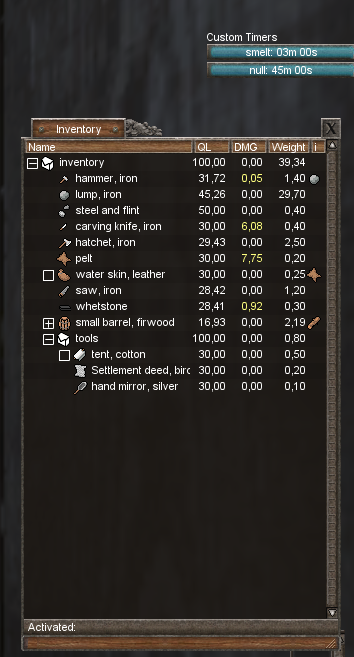
#> input picture cv/1.png, 354 x 657 px
$ python mtest2.py   (older library calls are emulated)
#> lines starting #> are read from the running program, lines starting #| are printed output that depends on the picture; after the words box and inside, x2 and y2 are one past the last pixel; in counts of white or black regions, pixels touching at a corner belong together
import cv2
import numpy as np

large = cv2.imread('1.png')
#> large is the input picture: shape (657, 354, 3); mean B, G, R 40.4, 43.3, 46.6
rgb = cv2.pyrDown(large)
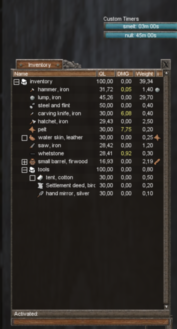
#> rgb: shape (329, 177, 3); mean B, G, R 40.3, 43.3, 46.6
small = cv2.cvtColor(rgb, cv2.COLOR_BGR2GRAY)
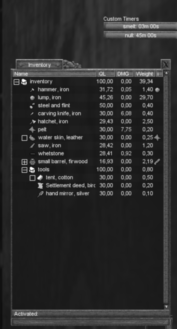
#> small: shape (329, 177); min 14, max 255, mean 44

kernel = cv2.getStructuringElement(cv2.MORPH_ELLIPSE, (3, 3))
grad = cv2.morphologyEx(small, cv2.MORPH_GRADIENT, kernel)
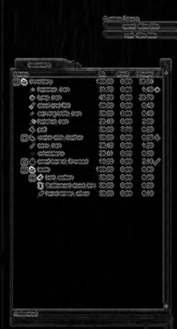
#> grad: shape (329, 177); min 0, max 217, mean 15.9

_, bw = cv2.threshold(grad, 0.0, 255.0, cv2.THRESH_BINARY | cv2.THRESH_OTSU)
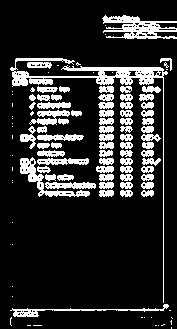
#> bw: shape (329, 177); 16.8% white; 109 white regions (40 under 20 px), largest, box (x1, y1, x2, y2) and area: (10, 58, 168, 303) 1899, (102, 15, 177, 39) 948, (20, 157, 90, 197) 609

kernel = cv2.getStructuringElement(cv2.MORPH_RECT, (9, 1))
connected = cv2.morphologyEx(bw, cv2.MORPH_CLOSE, kernel)
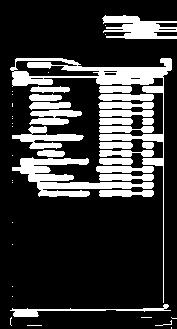
#> connected: shape (329, 177); 21.6% white; 47 white regions (22 under 20 px)
# using RETR_EXTERNAL instead of RETR_CCOMP
contours, hierarchy = cv2.findContours(connected.copy(), cv2.RETR_EXTERNAL, cv2.CHAIN_APPROX_NONE)
#> contours = 46 contours, 22 with area under 20; largest, box (x1, y1, x2, y2) and area: (10, 58, 172, 303) 3382, (12, 157, 154, 197) 1716, (102, 15, 177, 39) 926, (12, 126, 84, 149) 596, (29, 110, 82, 125) 438
#For opencv 3+ comment the previous line and uncomment the following line
#_, contours, hierarchy = cv2.findContours(connected.copy(), cv2.RETR_EXTERNAL, cv2.CHAIN_APPROX_NONE)

mask = np.zeros(bw.shape, dtype=np.uint8)

for idx in range(len(contours)):
    x, y, w, h = cv2.boundingRect(contours[idx])
    mask[y:y+h, x:x+w] = 0
    cv2.drawContours(mask, contours, idx, (255, 255, 255), -1)
    r = float(cv2.countNonZero(mask[y:y+h, x:x+w])) / (w * h)

    if r > 0.45 and w > 8 and h > 8:
        cv2.rectangle(rgb, (x, y), (x+w-1, y+h-1), (0, 255, 0), 2)
#> this loop made 46 passes
#> (x, y, w, h, r) on passes 1 to 12: (171, 327, 1, 2, 1), (27, 325, 15, 1, 1), (155, 320, 17, 6, 0.216), (171, 317, 6, 2, 0.5), (141, 317, 11, 1, 1), (10, 317, 2, 9, 0.556), (10, 304, 161, 13, 0.237), (12, 296, 1, 1, 1), (12, 286, 1, 1, 1), (12, 244, 1, 1, 1), (12, 222, 1, 1, 1), (99, 190, 55, 7, 0.842)
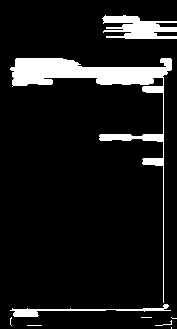
#> mask: shape (329, 177); 9.6% white; 9 white regions (5 under 20 px), largest, box (x1, y1, x2, y2) and area: (10, 58, 172, 303) 3914, (102, 15, 177, 39) 1128, (10, 304, 171, 317) 497, (155, 320, 172, 326) 22
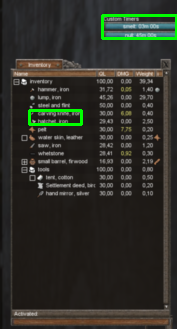
#> rgb: shape (329, 177, 3); 1.62% of pixels changed, all inside (x1, y1, x2, y2) = (28, 14, 177, 126)

cv2.imshow('rects', rgb)
